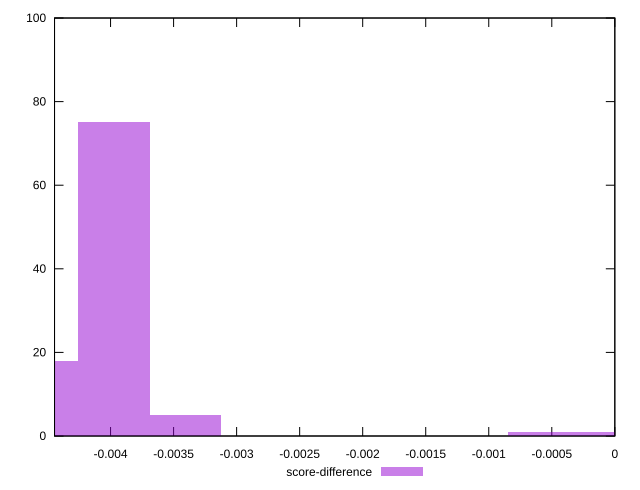

This chart was generated by the following gnuplot code:
reset

$scoreDifference <<EOF
-0.003972448266114097 75
-0.0045399408755589675 18
-0.0034049556566692254 5
-0.0005674926094448709 1
0 1
EOF

set key outside below
set boxwidth 0.0005674926094448709
set xrange [-0.004444444444444362:0]
set yrange [0:100]
set trange [0:100]
set style fill transparent solid 0.5 noborder
set terminal svg size 640, 490 enhanced background rgb 'white'
set output "reprap/uses-rel-preload/samples/pages+cached+noexternal/score-difference/histogram.svg"

plot $scoreDifference title "score-difference" with boxes

reset
